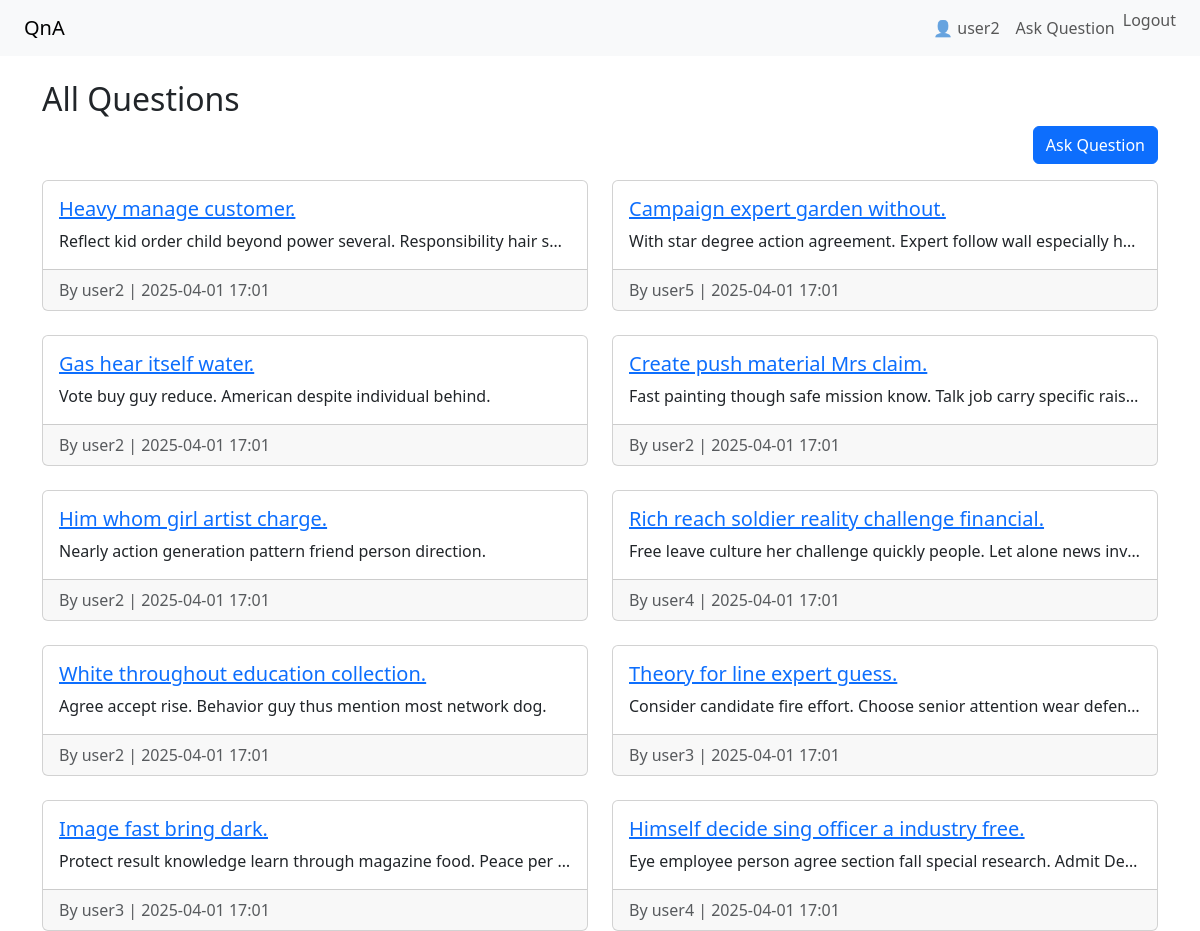
The page / (signed in) on the database its author committed.
### qa/models.py (models this page shows, shortened)
class Question(models.Model):
    title = models.CharField(max_length=200)
    content = models.TextField()
    author = models.ForeignKey(User, on_delete=models.CASCADE)
    created_at = models.DateTimeField(auto_now_add=True)

### qa/views.py (the view)
# urls.py: path('', views.question_list, name='question_list'),
def question_list(request):
    questions = Question.objects.order_by('-created_at')
    return render(request, 'qa/question_list.html', {'questions': questions})

### qa/templates/qa/question_list.html
{% extends 'qa/base.html' %}
{% block content %}
    <h2>All Questions</h2>
    <div class="d-flex justify-content-end mb-3">
        <a href="{% url 'ask_question' %}" class="btn btn-primary">Ask Question</a>
    </div>
    <div class="row row-cols-1 row-cols-md-2 g-4">
        {% for question in questions %}
            <div class="col">
                <div class="card h-100">
                    <div class="card-body">
                        <h5 class="card-title">
                            <a href="{% url 'question_detail' question.pk %}">
                                {{ question.title }}
                            </a>
                        </h5>
                        <p class="card-text text-truncate">{{ question.content }}</p>
                    </div>
                    <div class="card-footer text-muted">
                        By {{ question.author.username }} | {{ question.created_at|date:"Y-m-d H:i" }}
                    </div>
                </div>
            </div>
        {% empty %}
            <p>No questions yet.</p>
        {% endfor %}
    </div>
{% endblock %}

### qa/templates/qa/base.html (shortened to what this page needs)
<!DOCTYPE html>
<html lang="en">
<head>
    <link href="https://cdn.jsdelivr.net/npm/bootstrap@5.3.2/dist/css/bootstrap.min.css" rel="stylesheet">
</head>
<body>
    <nav class="navbar navbar-expand-lg navbar-light bg-light px-4">
        <a class="navbar-brand" href="/">QnA</a>
        <div class="collapse navbar-collapse">
            <ul class="navbar-nav ms-auto">
                {% if user.is_authenticated %}
                    <li class="nav-item">
                        <span class="nav-link">👤 {{ user.username }}</span>
                    </li>
                    <li class="nav-item">
                        <a class="nav-link" href="{% url 'ask_question' %}">Ask Question</a>
                    </li>
                    <li class="nav-item">
                        <form action="{% url 'logout' %}" method="post" class="d-inline">
                            <button type="submit" class="btn btn-link nav-link" style="padding: 0;">Logout</button>
                        </form>
                    </li>
                {% else %}
                    <li class="nav-item">
                        <a class="nav-link" href="{% url 'login' %}">Login</a>
                    </li>
                {% endif %}
            </ul>
        </div>
    </nav>
    <div class="container mt-4">
        {% block content %}
        {% endblock %}
    </div>
</body>
</html>

### rows shown on the page
Question: title "Heavy manage customer.", content "Reflect kid order child beyond power several. Responsibility hair s…", author.username "user2", created_at "2025-04-01 17:01"
Question: title "Campaign expert garden without.", content "With star degree action agreement. Expert follow wall especially h…", author.username "user5", created_at "2025-04-01 17:01"
Question: title "Gas hear itself water.", content "Vote buy guy reduce. American despite individual behind.", author.username "user2", created_at "2025-04-01 17:01"
Question: title "Create push material Mrs claim.", content "Fast painting though safe mission know. Talk job carry specific rais…", author.username "user2", created_at "2025-04-01 17:01"
Question: title "Him whom girl artist charge.", content "Nearly action generation pattern friend person direction.", author.username "user2", created_at "2025-04-01 17:01"
Question: title "Rich reach soldier reality challenge financial.", content "Free leave culture her challenge quickly people. Let alone news inv…", author.username "user4", created_at "2025-04-01 17:01"
Question: title "White throughout education collection.", content "Agree accept rise. Behavior guy thus mention most network dog.", author.username "user2", created_at "2025-04-01 17:01"
Question: title "Theory for line expert guess.", content "Consider candidate fire effort. Choose senior attention wear defen…", author.username "user3", created_at "2025-04-01 17:01"
Question: title "Image fast bring dark.", content "Protect result knowledge learn through magazine food. Peace per…", author.username "user3", created_at "2025-04-01 17:01"
Question: title "Himself decide sing officer a industry free.", content "Eye employee person agree section fall special research. Admit De…", author.username "user4", created_at "2025-04-01 17:01"

### other values the page prints
{{ user.username }} "user2"
